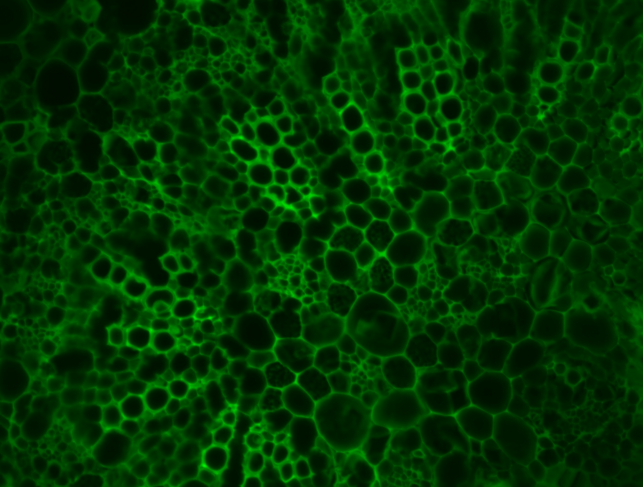
%> input picture final_project/example/original.png, 644 x 487 px
$ octave no_titles.m   (GNU Octave 9; MATLAB toolbox functions it lacks are replaced by stand-ins)
%> lines starting %> are read from the running program, lines starting %| are printed output that depends on the picture; in (x1, y1, x2, y2) boxes, pixels count from 0 and x2, y2 are one past the last pixel; in counts of white or black regions, pixels touching at a corner belong together; the program's own positions count from 1
rgb = imread('original.png'); %load image
%> rgb is the input picture: size 487x644x3 uint8; mean R, G, B 0.6, 51.6, 0.6
rgb2 = rgb2gray(rgb); %change it to gray
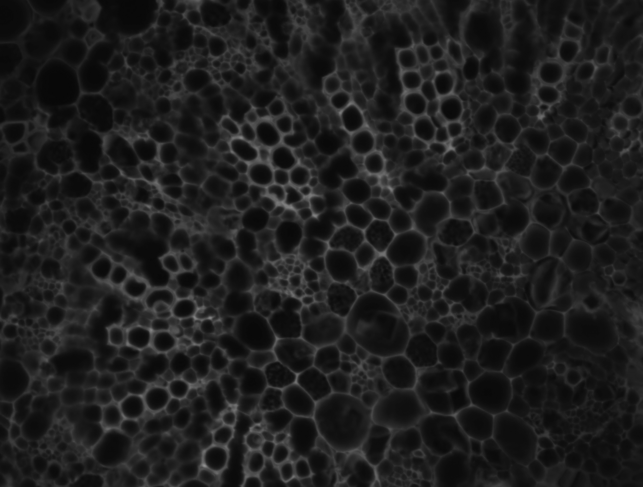
%> rgb2: size 487x644 uint8; min 7, max 255, mean 30.6
rgb2 = imcomplement(rgb2); %invert the color
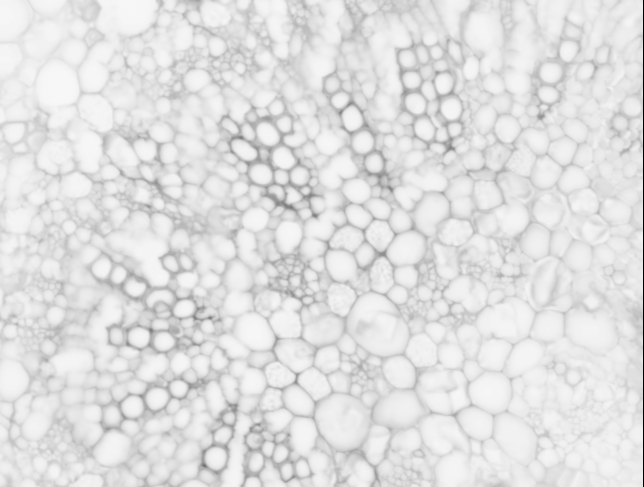
%> rgb2: size 487x644 uint8; min 0, max 248, mean 224.4
rgb2 = adapthisteq(rgb2, 'ClipLimit', 0.1); %enhance contract
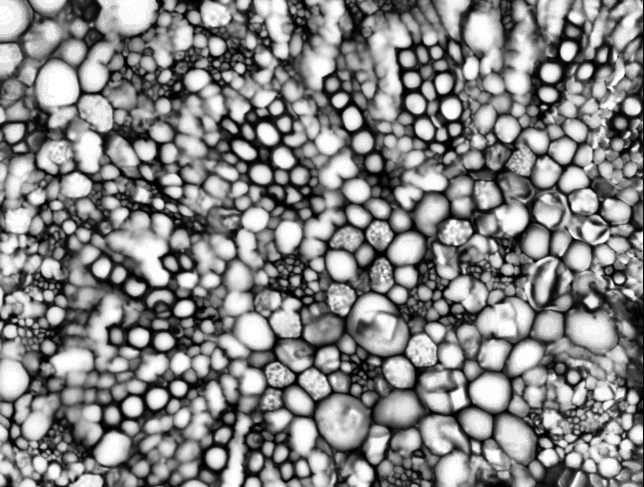
%> rgb2: size 487x644 uint8; min 0, max 255, mean 131.9
BWdfill = imfill(im2bw(rgb2), 'holes'); %fill holes
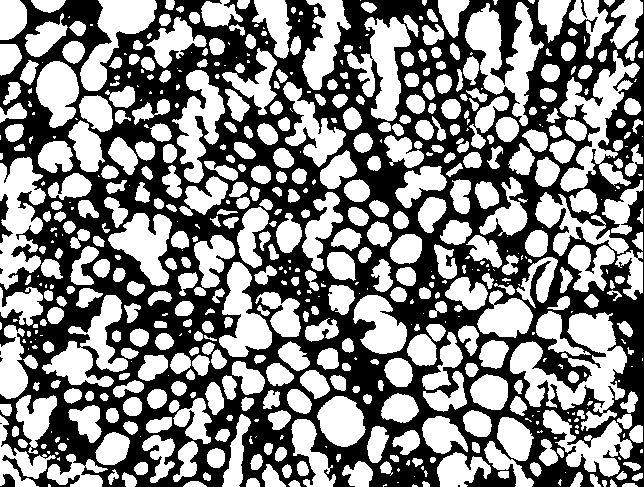
%> BWdfill: size 487x644 logical; 52.3% white; 10 black regions (6 under 20 px), largest, box (x1, y1, x2, y2) and area: (0, 0, 644, 487) 149275, (0, 194, 13, 243) 269, (0, 474, 15, 487) 129, (581, 0, 587, 18) 41
BWnobord = imclearborder(BWdfill, 4); %remove the boundary cells
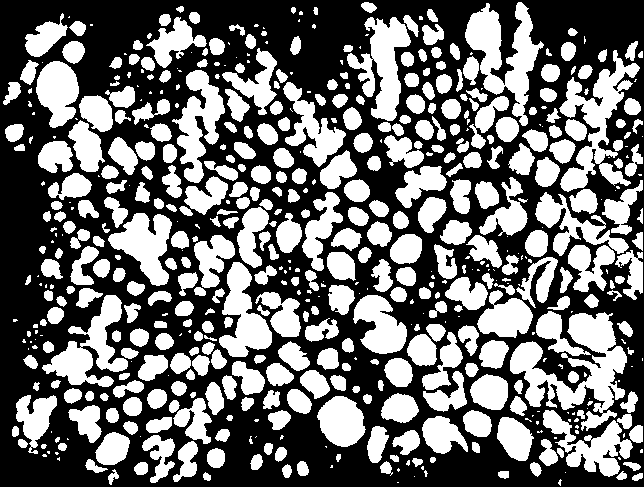
%> BWnobord: size 487x644 logical; 43.5% white; 569 white regions (182 under 20 px), largest, box (x1, y1, x2, y2) and area: (510, 312, 627, 431) 5671, (465, 2, 544, 126) 4020, (559, 50, 640, 192) 3981
rgb_perim = bwperim(im2bw(BWnobord)); %find the boundary
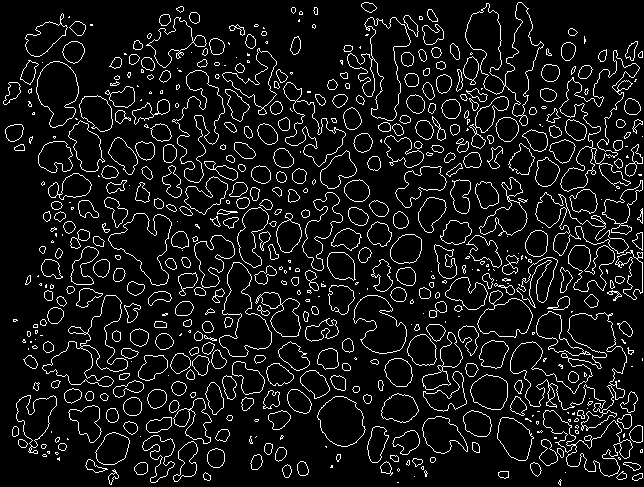
%> rgb_perim: size 487x644 logical; 8.6% white in thin lines or dots
%overlay1 = imoverlay(rgb2gray(rgb),rgb_perim, [.3 1 .3]); %overlap figure with boundary
%imshow(overlay1)
bw = BWnobord;
cc = bwconncomp(bw, 8);
%> cc = 569 connected components
graindata = regionprops(cc,'basic');
%> graindata = 569 regions; largest, box (x1, y1, x2, y2), Area and Centroid: (510, 312, 627, 431) 5671 [577.8 368.8], (465, 2, 544, 126) 4020 [505.3 54.4], (559, 50, 640, 192) 3981 [597.3 124], (347, 17, 411, 121) 3129 [383.4 66.2], (42, 295, 128, 387) 3119 [91.4 349.9]
grain_areas = [graindata.Area];
%> grain_areas = 569 values, max 5671 at index 461, min 1 at index 24, mean 240
length(grain_areas);
min(grain_areas);
max(grain_areas);
s = regionprops(BWnobord, {'Centroid'});
%> s = 569 regions; first 5, Centroid: [13.1 92.9], [14.9 133], [16 432.1], [15.6 320.9], [20.5 148.5]
hold on
numObj = numel(s) %show the total number of cell
%> numObj = 569
label_num = 0;
for k = 1 : numObj
    if (grain_areas(k)> 200) & ( grain_areas(k) < 4000) %set area range
    plot(s(k).Centroid(1), s(k).Centroid(2), 'ro'); %label selected ones
    label_num = label_num + 1; %count number
    end
end
%> after the loop, label_num = 153
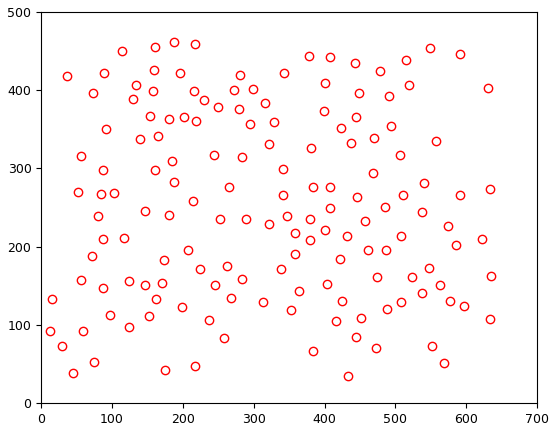
%> figure redrawn from the program's plot data
hold off
label_num
%> label_num = 153
